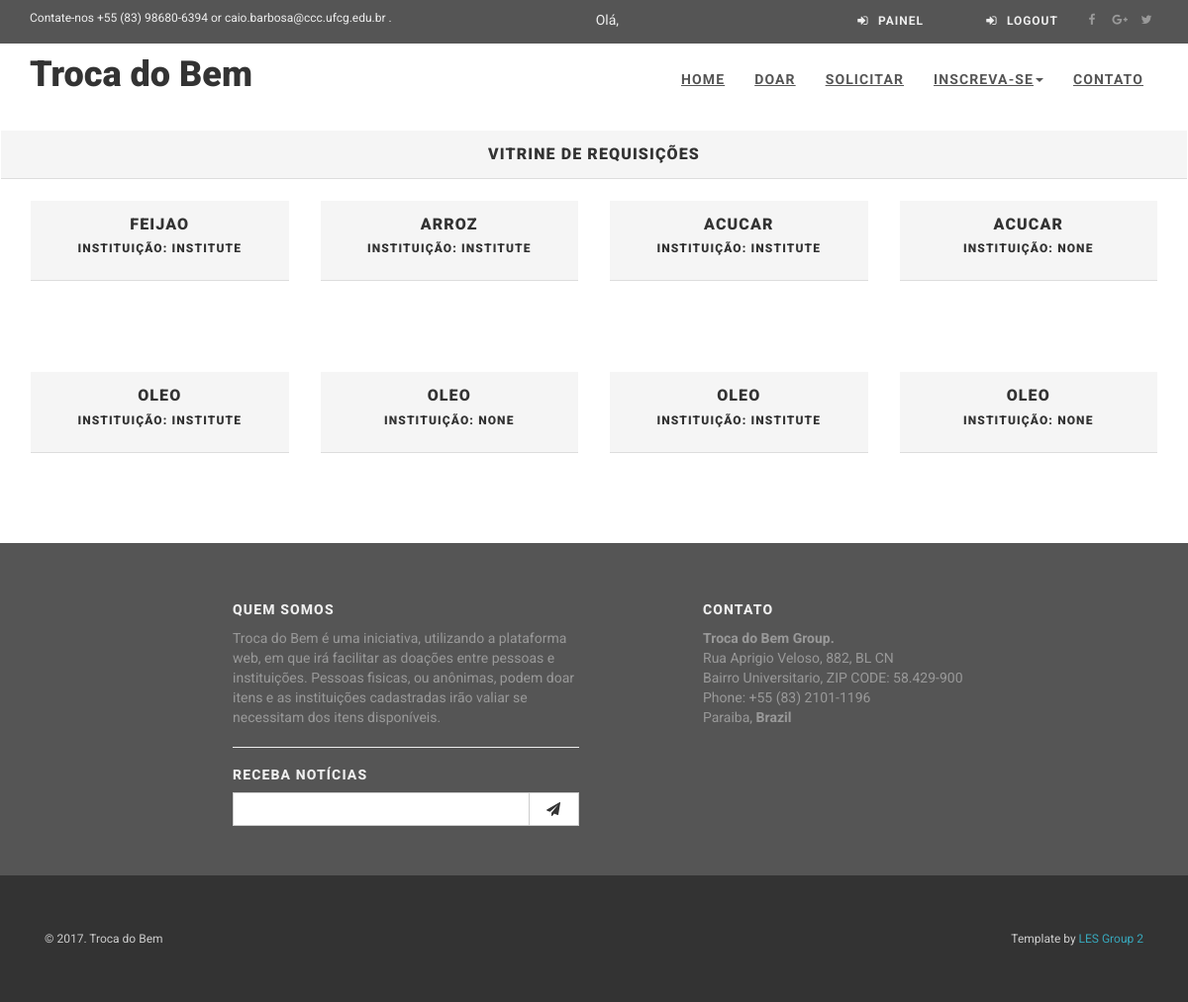
/requeriments/ (signed in), run on the app's committed database.
### app/models.py (models this page shows, shortened)
class TimeStamped(models.Model):
    class Meta:
        abstract = True
    created_at = models.DateTimeField(auto_now_add=True)
    published_at = models.DateTimeField(auto_now=True)

class Requirement(TimeStamped):
    class Meta:
        verbose_name = "Necessidade"
        verbose_name_plural = "Necessidades"
    name = models.CharField(max_length=100, blank=True, null=True)
    type = models.CharField(max_length=50, choices=object_type)
    status = models.BooleanField(default=True)
    owner = models.ForeignKey(User, on_delete=models.CASCADE, blank=True, null=True)
    description = models.TextField(max_length=300)

### app/views/ShowcaseRequerimentView.py (the view)
# urls.py: url(r'^requeriments/$', requirement_showcase_view, name='list_showcase'),
def requirement_showcase_view(request):
    requeriments = Requirement.objects.all()
    form = FormRequirement
    return render(request, 'view_showcase_requeriments.html',
                  {'requeriments': requeriments, 'form': form})

### app/templates/view_showcase_requeriments.html (shortened to what this page needs)
{% extends 'base.html' %}
{% load staticfiles %}
{% block content %}
    <div class="panel panel-default">
        <div class="panel-heading">
            <h3 class="panel-title">
                <center>Vitrine de Requisições</center>
            </h3>
        </div>
    </div>
    <div class="container">
	<div class="row">
	{% for requeriment in requeriments %}
      <div class="col-md-3">
      <div class="treasure panel panel-default">
        <div class="panel-heading">
          <h3 class="panel-title" align="center" >{{ requeriment.name }}</h3>
          <h6 class ="panel-default" align="center" > Instituição: {{ requeriment.owner }}</h6>
        </div>
        <div class="panel-body">
          <a href="/requeriments/{{requeriment.id}}">
          <div class="treasure-photo">
          </div>
          </a>
        </div>
      </div>
      </div>
      {% if forloop.counter|divisibleby:4 and not forloop.last %}
        </div><br><div class="row">
      {% endif %}
	{% endfor %}
	</div><br>
    </div>
{% endblock %}

### static/css/style.default.css (style rules this page uses)
a, button { -webkit-transition: all 0.2s ease-out; -moz-transition: all 0.2s ease-out; transition: all 0.2s ease-out; }
body { font-family: "Roboto", Helvetica, Arial, sans-serif; font-size: 14px; line-height: 1.42857143; color: #555555; }
a { color: #38a7bb; text-decoration: none; }
h1, h2, h3, h4, h5, h6, .h1, .h2, .h3, .h4, .h5, .h6 { font-family: "Roboto", Helvetica, Arial, sans-serif; font-weight: 900; line-height: 1.1; color: #333333; }
h1, .h1, h2, .h2, h3, .h3 { margin-top: 20px; margin-bottom: 20px; }
.panel { margin-bottom: 20px; background-color: #ffffff; border: 1px solid transparent; border-radius: 0; -webkit-box-shadow: 0 0 0; box-shadow: 0 0 0; }
.panel-heading { border-top-right-radius: 0; border-top-left-radius: 0; text-transform: uppercase; letter-spacing: 0.08em; padding: 15px 15px; }

### static/css/custom.css (style rules this page uses)
@media screen and (min-width: 0px) { .hero > hgroup > h1,h2,h3 { color: #ffffff; } }

### data on the page
Requirement: name "FEIJAO", owner "INSTITUTE"
Requirement: name "ARROZ", owner "INSTITUTE"
Requirement: name "ACUCAR", owner "INSTITUTE"
Requirement: name "ACUCAR", owner "NONE"
Requirement: name "OLEO", owner "INSTITUTE"
Requirement: name "OLEO", owner "NONE"
Requirement: name "OLEO", owner "INSTITUTE"
Requirement: name "OLEO", owner "NONE"
